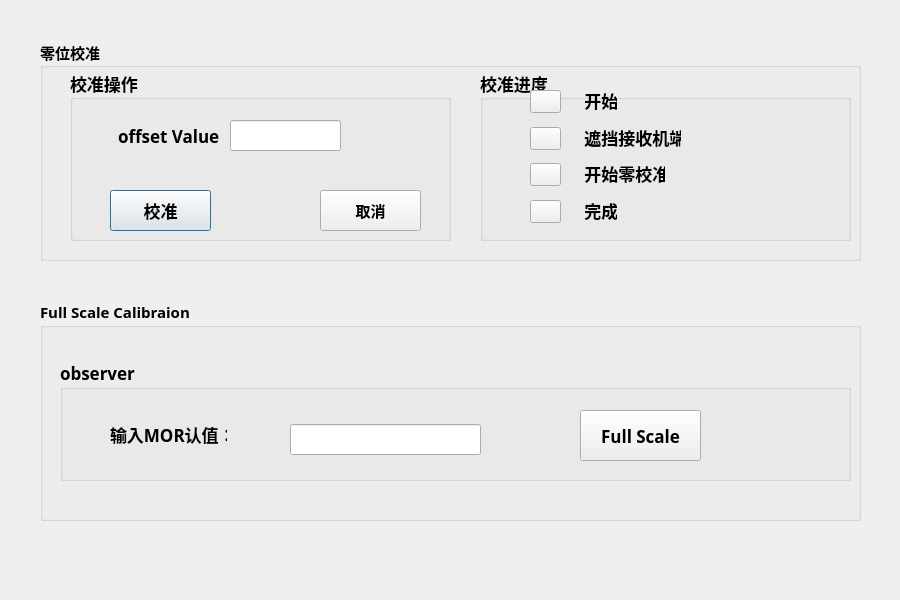
<?xml version="1.0" encoding="UTF-8"?>
<ui version="4.0">
 <class>RVR_Calibration</class>
 <widget class="QDialog" name="RVR_Calibration">
  <property name="geometry">
   <rect>
    <x>0</x>
    <y>0</y>
    <width>900</width>
    <height>600</height>
   </rect>
  </property>
  <property name="windowTitle">
   <string>Dialog</string>
  </property>
  <widget class="QGroupBox" name="groupBoxCALFact">
   <property name="geometry">
    <rect>
     <x>40</x>
     <y>900</y>
     <width>821</width>
     <height>61</height>
    </rect>
   </property>
   <property name="font">
    <font>
     <family>微软雅黑 Light</family>
     <pointsize>11</pointsize>
     <weight>75</weight>
     <bold>true</bold>
    </font>
   </property>
   <property name="title">
    <string>CAL Fact</string>
   </property>
   <widget class="QLabel" name="label">
    <property name="geometry">
     <rect>
      <x>180</x>
      <y>25</y>
      <width>73</width>
      <height>20</height>
     </rect>
    </property>
    <property name="text">
     <string>Cal fact：</string>
    </property>
   </widget>
   <widget class="QLineEdit" name="lineEdit_CAL_Fact">
    <property name="geometry">
     <rect>
      <x>290</x>
      <y>19</y>
      <width>111</width>
      <height>31</height>
     </rect>
    </property>
    <property name="font">
     <font>
      <pointsize>14</pointsize>
      <weight>75</weight>
      <bold>true</bold>
     </font>
    </property>
   </widget>
  </widget>
  <widget class="QGroupBox" name="groupBox_2">
   <property name="geometry">
    <rect>
     <x>40</x>
     <y>40</y>
     <width>821</width>
     <height>221</height>
    </rect>
   </property>
   <property name="font">
    <font>
     <family>微软雅黑 Light</family>
     <pointsize>11</pointsize>
     <weight>75</weight>
     <bold>true</bold>
    </font>
   </property>
   <property name="title">
    <string>零位校准</string>
   </property>
   <widget class="QGroupBox" name="groupBox_6">
    <property name="geometry">
     <rect>
      <x>30</x>
      <y>30</y>
      <width>381</width>
      <height>171</height>
     </rect>
    </property>
    <property name="font">
     <font>
      <pointsize>13</pointsize>
     </font>
    </property>
    <property name="title">
     <string>校准操作</string>
    </property>
    <widget class="QLabel" name="label_4">
     <property name="geometry">
      <rect>
       <x>48</x>
       <y>50</y>
       <width>101</width>
       <height>31</height>
      </rect>
     </property>
     <property name="text">
      <string>offset Value</string>
     </property>
    </widget>
    <widget class="QPushButton" name="pushButton_offset">
     <property name="geometry">
      <rect>
       <x>40</x>
       <y>120</y>
       <width>101</width>
       <height>41</height>
      </rect>
     </property>
     <property name="text">
      <string>校准</string>
     </property>
    </widget>
    <widget class="QLineEdit" name="lineEdit_offset_Value">
     <property name="geometry">
      <rect>
       <x>160</x>
       <y>50</y>
       <width>111</width>
       <height>31</height>
      </rect>
     </property>
     <property name="font">
      <font>
       <pointsize>14</pointsize>
       <weight>75</weight>
       <bold>true</bold>
      </font>
     </property>
     <property name="text">
      <string/>
     </property>
    </widget>
    <widget class="QPushButton" name="pushButton_7">
     <property name="geometry">
      <rect>
       <x>250</x>
       <y>120</y>
       <width>101</width>
       <height>41</height>
      </rect>
     </property>
     <property name="font">
      <font>
       <pointsize>11</pointsize>
      </font>
     </property>
     <property name="text">
      <string>取消</string>
     </property>
    </widget>
   </widget>
   <widget class="QGroupBox" name="groupBox_7">
    <property name="geometry">
     <rect>
      <x>440</x>
      <y>30</y>
      <width>371</width>
      <height>171</height>
     </rect>
    </property>
    <property name="font">
     <font>
      <pointsize>13</pointsize>
     </font>
    </property>
    <property name="title">
     <string>校准进度</string>
    </property>
    <widget class="QPushButton" name="pushButton_3">
     <property name="geometry">
      <rect>
       <x>50</x>
       <y>57</y>
       <width>31</width>
       <height>23</height>
      </rect>
     </property>
     <property name="text">
      <string/>
     </property>
    </widget>
    <widget class="QLabel" name="label_3">
     <property name="geometry">
      <rect>
       <x>100</x>
       <y>57</y>
       <width>101</width>
       <height>20</height>
      </rect>
     </property>
     <property name="text">
      <string> 遮挡接收机端</string>
     </property>
    </widget>
    <widget class="QLabel" name="label_6">
     <property name="geometry">
      <rect>
       <x>100</x>
       <y>93</y>
       <width>85</width>
       <height>20</height>
      </rect>
     </property>
     <property name="text">
      <string> 开始零校准</string>
     </property>
    </widget>
    <widget class="QPushButton" name="pushButton_4">
     <property name="geometry">
      <rect>
       <x>50</x>
       <y>93</y>
       <width>31</width>
       <height>23</height>
      </rect>
     </property>
     <property name="text">
      <string/>
     </property>
    </widget>
    <widget class="QPushButton" name="pushButton_5">
     <property name="geometry">
      <rect>
       <x>50</x>
       <y>130</y>
       <width>31</width>
       <height>23</height>
      </rect>
     </property>
     <property name="text">
      <string/>
     </property>
    </widget>
    <widget class="QLabel" name="label_7">
     <property name="geometry">
      <rect>
       <x>100</x>
       <y>130</y>
       <width>37</width>
       <height>20</height>
      </rect>
     </property>
     <property name="text">
      <string> 完成</string>
     </property>
    </widget>
    <widget class="QLabel" name="label_8">
     <property name="geometry">
      <rect>
       <x>100</x>
       <y>20</y>
       <width>37</width>
       <height>20</height>
      </rect>
     </property>
     <property name="text">
      <string> 开始</string>
     </property>
    </widget>
    <widget class="QPushButton" name="pushButton_6">
     <property name="geometry">
      <rect>
       <x>50</x>
       <y>20</y>
       <width>31</width>
       <height>23</height>
      </rect>
     </property>
     <property name="text">
      <string/>
     </property>
    </widget>
   </widget>
  </widget>
  <widget class="QGroupBox" name="groupBox_3">
   <property name="geometry">
    <rect>
     <x>40</x>
     <y>300</y>
     <width>821</width>
     <height>221</height>
    </rect>
   </property>
   <property name="font">
    <font>
     <family>微软雅黑 Light</family>
     <pointsize>11</pointsize>
     <weight>75</weight>
     <bold>true</bold>
    </font>
   </property>
   <property name="title">
    <string>Full Scale Calibraion</string>
   </property>
   <widget class="QGroupBox" name="groupBox_4">
    <property name="geometry">
     <rect>
      <x>20</x>
      <y>60</y>
      <width>791</width>
      <height>121</height>
     </rect>
    </property>
    <property name="font">
     <font>
      <pointsize>13</pointsize>
     </font>
    </property>
    <property name="title">
     <string>observer</string>
    </property>
    <widget class="QLabel" name="label_5">
     <property name="geometry">
      <rect>
       <x>50</x>
       <y>64</y>
       <width>117</width>
       <height>20</height>
      </rect>
     </property>
     <property name="text">
      <string>输入MOR认值：</string>
     </property>
    </widget>
    <widget class="QLineEdit" name="lineEdit_full_scale_value">
     <property name="geometry">
      <rect>
       <x>230</x>
       <y>64</y>
       <width>191</width>
       <height>31</height>
      </rect>
     </property>
     <property name="font">
      <font>
       <pointsize>14</pointsize>
       <weight>75</weight>
       <bold>true</bold>
      </font>
     </property>
    </widget>
    <widget class="QPushButton" name="pushButton_Full_calibraion">
     <property name="geometry">
      <rect>
       <x>520</x>
       <y>50</y>
       <width>121</width>
       <height>51</height>
      </rect>
     </property>
     <property name="text">
      <string>Full Scale</string>
     </property>
    </widget>
   </widget>
   <widget class="QGroupBox" name="groupBox_5">
    <property name="geometry">
     <rect>
      <x>900</x>
      <y>40</y>
      <width>211</width>
      <height>141</height>
     </rect>
    </property>
    <property name="title">
     <string>校准选择</string>
    </property>
    <widget class="QLabel" name="label_2">
     <property name="geometry">
      <rect>
       <x>20</x>
       <y>35</y>
       <width>48</width>
       <height>21</height>
      </rect>
     </property>
     <property name="text">
      <string>方式：</string>
     </property>
    </widget>
    <widget class="QComboBox" name="comboBox_calibration_style">
     <property name="geometry">
      <rect>
       <x>74</x>
       <y>31</y>
       <width>121</width>
       <height>31</height>
      </rect>
     </property>
     <property name="font">
      <font>
       <pointsize>12</pointsize>
       <weight>75</weight>
       <bold>true</bold>
      </font>
     </property>
    </widget>
    <widget class="QLabel" name="label_calibration_style_show">
     <property name="geometry">
      <rect>
       <x>24</x>
       <y>80</y>
       <width>161</width>
       <height>31</height>
      </rect>
     </property>
     <property name="text">
      <string>      style</string>
     </property>
    </widget>
   </widget>
  </widget>
 </widget>
 <resources/>
 <connections/>
</ui>
